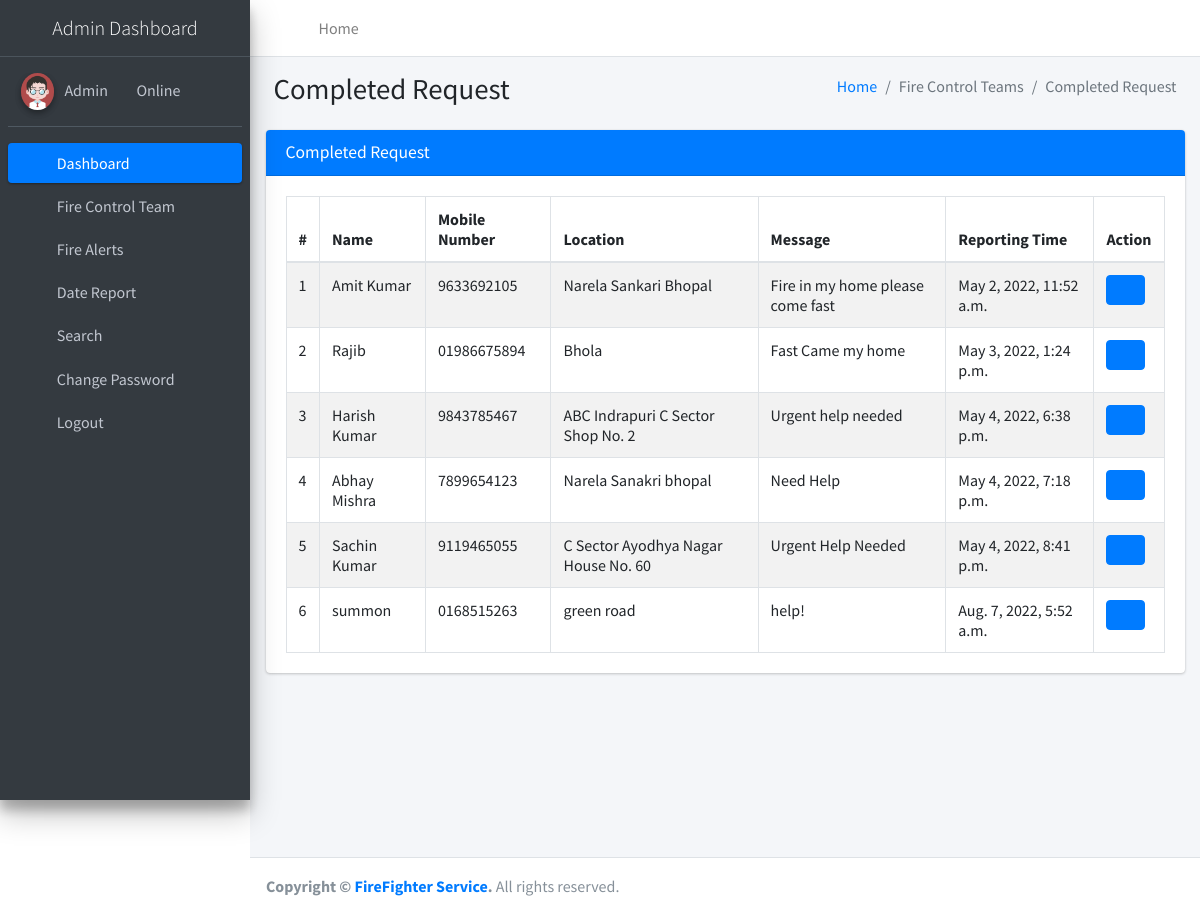
Screenshot of /completeRequest (signed in) with the database file from the repository.
### firereport/models.py (models this page shows, shortened)
class Firereport(models.Model):
    FullName = models.CharField(max_length=250, null=True)
    MobileNumber = models.CharField(max_length=12, null=True)
    Location = models.CharField(max_length=200, null=True)
    Message = models.CharField(max_length=200, null=True)
    AssignTo = models.ForeignKey(Teams, on_delete=models.CASCADE, null=True)
    Status = models.CharField(max_length=150, null=True)
    Postingdate = models.DateTimeField(auto_now_add=True)
    AssignedTime = models.CharField(max_length=150, null=True)
    UpdationDate = models.DateTimeField(null=True)

### firereport/views.py (the view)
# urls.py: path('completeRequest', completeRequest, name='completeRequest'),
def completeRequest(request):
    if not request.user.is_authenticated:
        return redirect('admin_login')
    firereport = Firereport.objects.filter(Status='Request Completed')
    return render(request, 'admin/completeRequest.html', locals())

### firereport/templates/admin/completeRequest.html
{% extends 'adminNavbar.html' %}
{% block main %}
{% load static %}
<section class="content">
    <div class="content-header">
        <div class="container-fluid">
            <div class="row mb-2">
                <div class="col-sm-6">
                    <h1 class="m-0">Completed Request</h1>
                </div>
                <div class="col-sm-6">
                    <ol class="breadcrumb float-sm-right">
                        <li class="breadcrumb-item"><a href="{% url 'dashboard' %}">Home</a></li>
                        <li class="breadcrumb-item active">Fire Control Teams</li>
                        <li class="breadcrumb-item active">Completed Request</li>
                    </ol>
                </div>
            </div>
        </div>
    </div>
    <div class="container-fluid">
        <div class="row">
            <div class="col-md-12">
                <div class="card card-primary">
                    <div class="card-header">
                        <h3 class="card-title">Completed Request</h3>
                    </div>
                    <div class="card-body">
                        <table id="example1" class="table table-bordered table-striped">
                            <thead>
                            <tr>
                                <th>#</th>
                                <th>Name</th>
                                <th>Mobile Number</th>
                                <th>Location</th>
                                <th>Message</th>
                                <th>Reporting Time</th>
                                <th>Action</th>
                            </tr>
                            </thead>
                            <tbody>
                            {% for i in firereport %}
                            <tr>
                                <td>{{forloop.counter}}</td>
                                <td>{{i.FullName}}</td>
                                <td>{{i.MobileNumber}}</td>
                                <td>{{i.Location}}</td>
                                <td>{{i.Message}}</td>
                                <td>{{i.Postingdate}}</td>
                                <td>
                                    <div class="btn-group">
                                        <a class="btn btn-primary" href="{% url 'viewRequestDetails' i.id %}"><i
                                                class="fa fa-eye"></i></a>
                                    </div>
                                </td>
                            </tr>
                            {% endfor %}
                            </tbody>
                        </table>
                    </div>
                </div>
            </div>
        </div>
    </div>
</section>
{% endblock %}

### firereport/templates/adminNavbar.html (shortened to what this page needs)
{% load static %}
<html lang="en">
<head>
<link rel="stylesheet"
	href="{% static 'plugins/fontawesome-free/css/all.min.css' %}">
<link rel="stylesheet"
	href="https://code.ionicframework.com/ionicons/2.0.1/css/ionicons.min.css">
<link rel="stylesheet"
	href="{% static 'plugins/tempusdominus-bootstrap-4/css/tempusdominus-bootstrap-4.min.css' %}">
<link rel="stylesheet"
	href="{% static 'plugins/icheck-bootstrap/icheck-bootstrap.min.css' %}">
<link rel="stylesheet" href="{% static 'plugins/jqvmap/jqvmap.min.css' %}">
<link rel="stylesheet" href="{% static 'dist/css/adminlte.min.css' %}">
<link rel="stylesheet"
	href="{% static 'plugins/overlayScrollbars/css/OverlayScrollbars.min.css' %}">
<link rel="stylesheet"
	href="{% static 'plugins/daterangepicker/daterangepicker.css' %}">
<link rel="stylesheet"
	href="{% static 'plugins/summernote/summernote-bs4.min.css' %}">
</head>
<body class="hold-transition sidebar-mini layout-fixed">
	<div class="wrapper">
		<nav
			class="main-header navbar navbar-expand navbar-white navbar-light">
			<ul class="navbar-nav">
				<li class="nav-item"><a class="nav-link" data-widget="pushmenu"
					href="#" role="button"><i class="fas fa-bars"></i></a></li>
				<li class="nav-item d-none d-sm-inline-block"><a
					href="{% url 'dashboard' %}" class="nav-link">Home</a></li>
			</ul>
			<ul class="navbar-nav ml-auto">
				<li class="nav-item"><a class="nav-link"
					data-widget="fullscreen" href="#" role="button"> <i
						class="fas fa-expand-arrows-alt"></i>
				</a></li>
				<li class="nav-item"><a class="nav-link"
					data-widget="control-sidebar" data-controlsidebar-slide="true"
					href="#" role="button"> <i class="fas fa-th-large"></i>
				</a></li>
			</ul>
		</nav>
		<aside class="main-sidebar sidebar-dark-primary elevation-4">
			<a href="#" class="brand-link"> <img src=""
				<center><span class="brand-text font-weight-light">Admin Dashboard</span></center>
			</a>
			<div class="sidebar">
				<div class="user-panel mt-3 pb-3 mb-3 d-flex">
					<div class="image">
						<img src="{% static 'dist/img/user2-160x160.jpg' %}"
							class="img-circle elevation-2" alt="User Image">
					</div>
					<div class="info">
						<a href="#">Admin &nbsp;&nbsp;</a> <a href="#"><i
							class="fa fa-circle text-success"></i> Online</a>
					</div>
				</div>
				<nav class="mt-2">
					<ul class="nav nav-pills nav-sidebar flex-column"
						data-widget="treeview" role="menu" data-accordion="false">
						<li class="nav-item"><a href="{% url 'dashboard' %}"
							class="nav-link active"> <i
								class="nav-icon fas fa-tachometer-alt"></i>
								<p>Dashboard</p>
						</a></li>
						<li class="nav-item">
							<a href="#" class="nav-link"> <i class="nav-icon fas fa-th"></i>
								<p> Fire Control Team <i class="fas fa-angle-left right"></i> </p>
							</a>
						</li>
						<li class="nav-item">
							<a href="#" class="nav-link"> <i class="nav-icon fas fa-tree"></i>
								<p>Fire Alerts <i class="fas fa-angle-left right"></i></p>
							</a>
						</li>
						<li class="nav-item"><a href="{% url 'dateReport' %}"
							class="nav-link"> <i class="nav-icon fas fa-calendar-alt"></i>
								<p>Date Report</p>
						</a></li>
						<li class="nav-item"><a href="{% url 'search' %}"
							class="nav-link"> <i class="nav-icon fas fa-search"></i>
								<p>Search</p>
						</a></li>
						<li class="nav-item"><a href="{% url 'changePassword' %}"
							class="nav-link"> <i class="nav-icon fas fa-cogs"></i>
								<p>Change Password</p>
						</a></li>
						<li class="nav-item"><a href="/logout" class="nav-link">
								<i class="nav-icon fas fa-power-off"></i>
								<p>Logout</p>
						</a></li>
					</ul>
				</nav>
			</div>
		</aside>
		<div class="content-wrapper">
			{% block main %}
			{% endblock %}
		</div>
		<footer class="main-footer">
			<strong>Copyright &copy; <a href="#">FireFighter Service</a>.
			</strong> All rights reserved.
		</footer>
	</div>
</body>
</html>

### rows the page displays
Firereport: FullName "Amit Kumar", MobileNumber "9633692105", Location "Narela Sankari Bhopal", Message "Fire in my home please come fast", Postingdate "May 2, 2022, 11:52 a.m."
Firereport: FullName "Rajib", MobileNumber "01986675894", Location "Bhola", Message "Fast Came my home", Postingdate "May 3, 2022, 1:24 p.m."
Firereport: FullName "Harish Kumar", MobileNumber "9843785467", Location "ABC Indrapuri C Sector Shop No. 2", Message "Urgent help needed", Postingdate "May 4, 2022, 6:38 p.m."
Firereport: FullName "Abhay Mishra", MobileNumber "7899654123", Location "Narela Sanakri bhopal", Message "Need Help", Postingdate "May 4, 2022, 7:18 p.m."
Firereport: FullName "Sachin Kumar", MobileNumber "9119465055", Location "C Sector Ayodhya Nagar House No. 60", Message "Urgent Help Needed", Postingdate "May 4, 2022, 8:41 p.m."
Firereport: FullName "summon", MobileNumber "0168515263", Location "green road", Message "help!", Postingdate "Aug. 7, 2022, 5:52 a.m."
